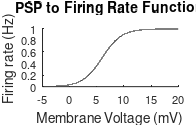
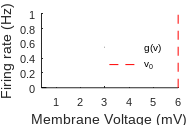

MATLAB code for these plots, in order:
    % script created by Richard Balson 01/03/2012
    % This script is used to creat an image of the sigmoid function

    % description
    % ~~~~~~~~~~~
    % Plot of sigmoid function

    % last edit
    % ~~~~~~~~~


    % next edit
    % ~~~~~~~~~

    % Beginning of script
    % ~~~~~~~~~~~~~~~~~~~~~

    % Clear workspace
    % ~~~~~~~~~~~
    clear
    close all
    clc


    % Parameter definition
    % ~~~~~~~~~~~~~~~

    e =0.5;      %sigmoid parameters, maximal firing rate of neuronal population

% Units mV
% ~~~~~~~~~~~~

k =6;        %v0  PSP at which 50% of maximum firing rate is achieved
v = -5:1e-3:20;

% Units mV^(-1)
% ~~~~~~~~~~~

r =.56; % Indicates the steepness of the sigmoid funtion
    
% Equations
% ~~~~~~~~~~~~~~~~~~~~~~~~~~~~~~~~~~~~~

s = 2*e./(1+exp(r*(k-v))); % Equation to convert PSP into a firing rate
    
    % defines bits for plotting
    % ~~~~~~~~~~~~~~~~~~~~~~~~~
    label_fontsize = 10;            % point
    tick_fontsize = 8;              % point
    fig_left_pos = 5;               % cms
    fig_bottom_pos = 5;             % cms
    fig_width = 5;                % cms
    fig_height = 3.2;                 % cms
    fig_dirname = 'C:\Users\Richard\Desktop\PhD\Projects\Images\Images\fig';              % default directory for figure files
    fig_name = 'PSP2FR.fig';
    fig_dirandname = [fig_dirname fig_name];
    legend_fontsize =8;
    legend_font = 'Arial';
    
    % Plot 
    % ~~~~~~~~~~~~~~~~~~~~~

    figure('name','PSP2FR',...
        'units','centimeters',...
        'position',[fig_left_pos fig_bottom_pos fig_width fig_height],...
        'papersize',[fig_width fig_height],...
        'filename',fig_dirandname,...
        'PaperPositionMode','auto')
    plot(v,s,'k');
    set(gca,'fontsize',tick_fontsize)
    xlabel('Membrane Voltage (mV)','fontsize',label_fontsize)
    ylabel('Firing rate (Hz)','fontsize',label_fontsize)
    title('PSP to Firing Rate Function','fontsize',label_fontsize);
    box off;
    print(gcf, '-dpdf', '-r600', 'PSP2FR.pdf')
    
    
    
        figure('name','PSP2FRNaming',...
        'units','centimeters',...
        'position',[fig_left_pos fig_bottom_pos fig_width fig_height],...
        'papersize',[fig_width fig_height],...
        'filename',fig_dirandname,...
        'PaperPositionMode','auto')
    Sig=plot(v,s,'k');
    hold on
%     plot(k,e,'r*');
    
%     text(k*0.25,e*1.25,'(k,\epsilon_{0})','fontname', legend_font, 'fontsize',legend_fontsize);
%         line([k,k],[0 2*e],'Color','r','LineStyle','--'); 
    h = gca;
%     line([v(1) v(end)],[e e],'Color','g','LineStyle','--'); 
    
    % Gradient line
%     constant = e-(2*e*r/4)*k; % Gradient at (k,e) = r/4
%     linev = (k-1):0.05:(k+1);
%     linef = (2*e*r/4)*linev + constant;
%     Grad=plot(linev,linef,'b','linewidth',2);
%     line([linev(end),linev(end)],[linef(1) linef(end)],'Color','g','LineStyle',':','linewidth',2); 
%     line([linev(1),linev(end)],[linef(1) linef(1)],'Color','g','LineStyle',':','linewidth',2); 
%     k=legend([Sig Grad],'g(v)', '\propto r','Location','SouthEast');%,'k','\epsilon_{0}');
    line([k,k],[0 2*e],'Color','r','LineStyle','--'); 
    k=legend('g(v)','v_{0}','Location','SouthEast');
    legend(k,'boxoff');
    set([k gca],'FontName',legend_font,'fontsize',legend_fontsize);
    f = findobj('type', 'line');
    set(f(2), 'XData', [.4, .6]); % Changes line three
    set(f(4), 'XData', [.4, .6]); % Changes line two
    
    box off;
    set(gca,'fontsize',tick_fontsize)
    xlabel('Membrane Voltage (mV)','fontsize',label_fontsize)
    ylabel('Firing rate (Hz)','fontsize',label_fontsize)
%     title('PSP to Firing Rate Function','fontsize',label_fontsize);
    box off;
    axis tight;
    print(gcf, '-dpdf', '-r600', 'PSP2FRNaming.pdf')